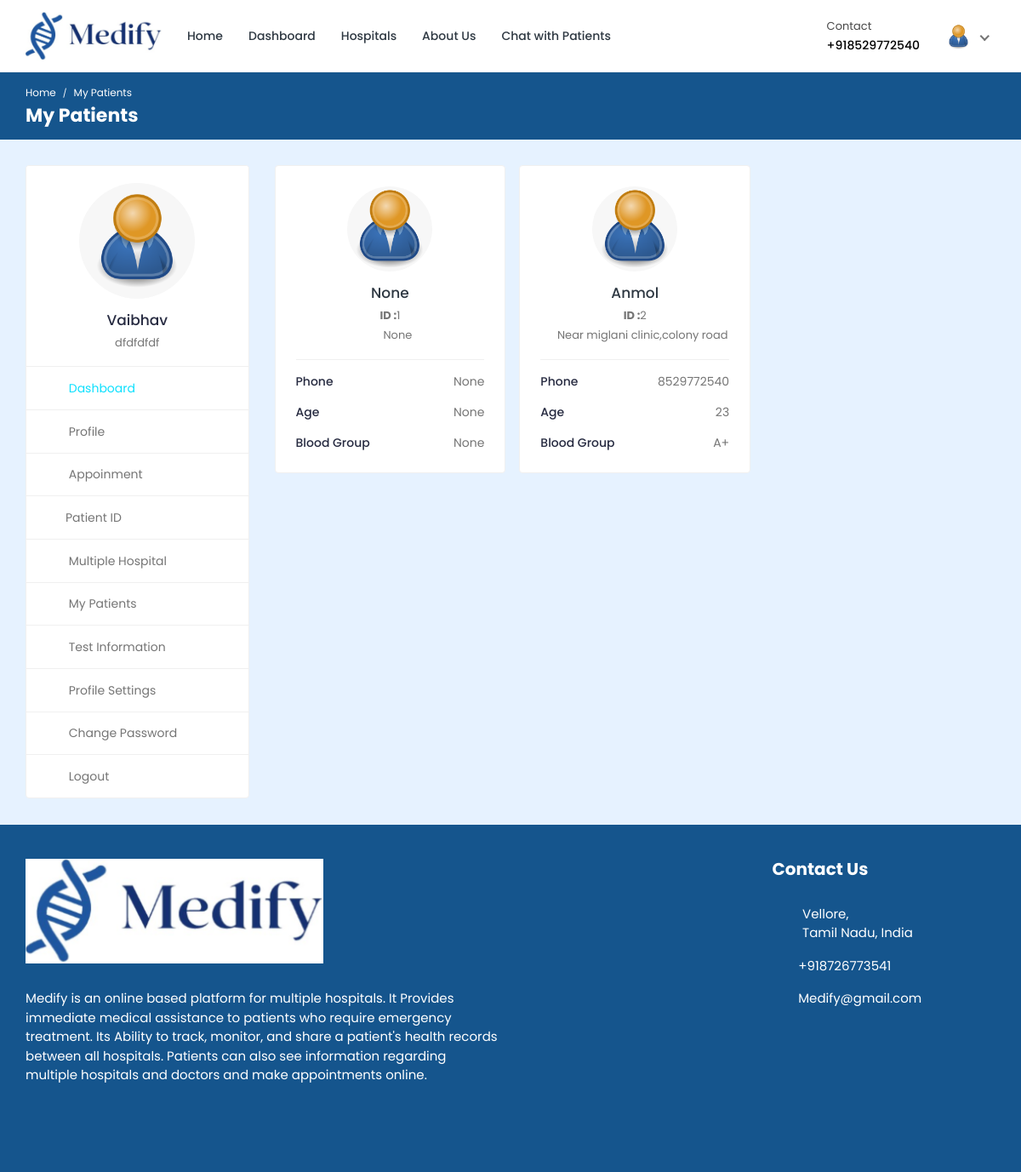
/doctor/my-patients/ (signed in), run on the app's committed database.
### doctor/models.py (models this page shows, shortened)
class Doctor_Information(models.Model):
    DOCTOR_TYPE = (
        ('Cardiologists', 'Cardiologists'),
        ('Neurologists', 'Neurologists'),
        ('Pediatricians', 'Pediatricians'),
        ('Physiatrists', 'Physiatrists'),
        ('Dermatologists', 'Dermatologists'),
    )
    doctor_id = models.AutoField(primary_key=True)
    user = models.OneToOneField(User, on_delete=models.CASCADE, null=True, blank=True, related_name='profile')
    name = models.CharField(max_length=200, null=True, blank=True)
    username = models.CharField(max_length=200, null=True, blank=True)
    gender = models.CharField(max_length=200, null=True, blank=True)
    description = models.TextField(max_length=1000, null=True, blank=True)
    department = models.CharField(max_length=200, choices=DOCTOR_TYPE, null=True, blank=True)
    department_name = models.ForeignKey(hospital_department, on_delete=models.SET_NULL, null=True, blank=True)
    specialization = models.ForeignKey(specialization, on_delete=models.SET_NULL, null=True, blank=True)
    featured_image = models.ImageField(upload_to='doctors/', default='doctors/user-default.png', null=True, blank=True)
    certificate_image = models.ImageField(upload_to='doctors_certificate/', default='doctors_certificate/default.png', null=True, blank=True)
    email = models.EmailField(max_length=200, null=True, blank=True)
    phone_number = models.CharField(max_length=200, null=True, blank=True)
    nid = models.CharField(max_length=200, null=True, blank=True)
    visiting_hour = models.CharField(max_length=200, null=True, blank=True)
    consultation_fee = models.IntegerField(null=True, blank=True)
    report_fee = models.IntegerField(null=True, blank=True)
    dob = models.CharField(max_length=200, null=True, blank=True)
    institute = models.CharField(max_length=200, null=True, blank=True)
    degree = models.CharField(max_length=200, null=True, blank=True)
    completion_year = models.CharField(max_length=200, null=True, blank=True)
    work_place = models.CharField(max_length=200, null=True, blank=True)
    designation = models.CharField(max_length=200, null=True, blank=True)
    start_year = models.CharField(max_length=200, null=True, blank=True)
    end_year = models.CharField(max_length=200, null=True, blank=True)
    register_status =  models.CharField(max_length=200, null=True, blank=True)
    hospital_name = models.ForeignKey(Hospital_Information, on_delete=models.SET_NULL, null=True, blank=True)

class Appointment(models.Model):
    APPOINTMENT_TYPE = (
        ('report', 'report'),
        ('checkup', 'checkup'),
    )
    APPOINTMENT_STATUS = (
        ('pending', 'pending'),
        ('confirmed', 'confirmed'),
        ('cancelled', 'cancelled'),
    )
    id = models.AutoField(primary_key=True)
    date = models.DateField(null=True, blank=True)
    time = models.CharField(max_length=200, null=True, blank=True)
    doctor = models.ForeignKey(Doctor_Information, on_delete=models.CASCADE, null=True, blank=True)
    patient = models.ForeignKey(Patient, on_delete=models.CASCADE, null=True, blank=True)
    appointment_type = models.CharField(max_length=200, choices=APPOINTMENT_TYPE)
    appointment_status = models.CharField(max_length=200, choices=APPOINTMENT_STATUS)
    serial_number = models.CharField(max_length=200, null=True, blank=True)
    payment_status = models.CharField(max_length=200, null=True, blank=True, default='pending')
    transaction_id = models.CharField(max_length=255, null=True, blank=True)
    message = models.CharField(max_length=255, null=True, blank=True)

### hospital_admin/models.py (models this page shows, shortened)
class specialization(models.Model):
    specialization_id = models.AutoField(primary_key=True)
    specialization_name = models.CharField(max_length=200, null=True, blank=True)
    hospital = models.ForeignKey(Hospital_Information, on_delete=models.CASCADE, null=True, blank=True)

### hospital/models.py (models this page shows, shortened)
class Patient(models.Model):
    patient_id = models.AutoField(primary_key=True)
    user = models.OneToOneField(User, on_delete=models.CASCADE, null=True, blank=True, related_name='patient')
    name = models.CharField(max_length=200, null=True, blank=True)
    username = models.CharField(max_length=200, null=True, blank=True)
    age = models.IntegerField(null=True, blank=True)
    email = models.EmailField(max_length=200, null=True, blank=True)
    phone_number = models.IntegerField(null=True, blank=True)
    address = models.CharField(max_length=200, null=True, blank=True)
    featured_image = models.ImageField(upload_to='patients/', default='patients/user-default.png', null=True, blank=True)
    blood_group = models.CharField(max_length=200, null=True, blank=True)
    history = models.CharField(max_length=200, null=True, blank=True)
    dob = models.CharField(max_length=200, null=True, blank=True)
    nid = models.CharField(max_length=200, null=True, blank=True)
    serial_number = models.CharField(max_length=200, null=True, blank=True)
    login_status = models.CharField(max_length=200, null=True, blank=True, default="offline")

### doctor/views.py (the view)
# urls.py: path('my-patients/', views.my_patients, name='my-patients'),
@csrf_exempt
@login_required(login_url="doctor-login")
def my_patients(request):
    if request.user.is_doctor:
        doctor = Doctor_Information.objects.get(user=request.user)
        appointments = Appointment.objects.filter(doctor=doctor).filter(appointment_status='confirmed')
    else:
        redirect('doctor-logout')
    context = {'doctor': doctor, 'appointments': appointments}
    return render(request, 'my-patients.html', context)

### templates/my-patients.html (shortened to what this page needs)
{% load static %}
<!DOCTYPE html>
<html lang="en">
<head>
		<link rel="stylesheet" href="{% static 'HealthStack-System/css/Normal/bootstrap.min.css' %}">
		<link rel="stylesheet" href="{% static 'HealthStack-System/plugins/Normal/fontawesome/css/fontawesome.min.css' %}">
		<link rel="stylesheet" href="{% static 'HealthStack-System/plugins/Normal/fontawesome/css/all.min.css' %}">
		<link rel="stylesheet" href="{% static 'HealthStack-System/css/Normal/style.css' %}">
	</head>
	<body>
		<div class="main-wrapper">
			<header class="header">{% include 'doctor-navbar.html' %}</header>
			<div class="breadcrumb-bar">
				<div class="container-fluid">
					<div class="row align-items-center">
						<div class="col-md-12 col-12">
							<nav aria-label="breadcrumb" class="page-breadcrumb">
								<ol class="breadcrumb">
									<li class="breadcrumb-item"><a href="{% url 'doctor-dashboard' %}">Home</a></li>
									<li class="breadcrumb-item active" aria-current="page">My Patients</li>
								</ol>
							</nav>
							<h2 class="breadcrumb-title">My Patients</h2>
						</div>
					</div>
				</div>
			</div>
			<div class="content">
				<div class="container-fluid">
					<div class="row">
						<div class="col-md-5 col-lg-4 col-xl-3 theiaStickySidebar">
							<div>{% include 'doctor-sidebar.html' %}</div>
						</div>
						<div class="col-md-7 col-lg-8 col-xl-9">
							<div class="row row-grid">
								{% for appointment in appointments %}
								<div class="col-md-6 col-lg-4 col-xl-3">
									<div class="card widget-profile pat-widget-profile">
										<div class="card-body">
											<div class="pro-widget-content">
												<div class="profile-info-widget">
													<a href="{% url 'patient-profile' pk=appointment.patient.patient_id %}" class="booking-doc-img">
														<img src="{{appointment.patient.featured_image.url}}" alt="User Image">
													</a>
													<div class="profile-det-info">
														<h3><a href="{% url 'patient-profile' pk=appointment.patient.patient_id %}">{{appointment.patient.name}}</a></h3>
														<div class="patient-details">
															<h5><b>ID :</b>{{appointment.patient.patient_id}}</h5>
															<h5 class="mb-0"><i class="fas fa-map-marker-alt"></i>{{appointment.patient.address}}</h5>
														</div>
													</div>
												</div>
											</div>
											<div class="patient-info">
												<ul>
													<li>Phone <span>{{appointment.patient.phone_number}}</span></li>
													<li>Age <span>{{appointment.patient.age}}</span></li>
													<li>Blood Group <span>{{appointment.patient.blood_group}}</span></li>
												</ul>
											</div>
										</div>
									</div>
								</div>
								{% endfor %}
							</div>
						</div>
					</div>
				</div>
			</div>
			{% include 'footer.html' %}
		</div>
	</body>
</html>

### templates/doctor-navbar.html (shortened to what this page needs)
{% load static %}
<nav class="navbar navbar-expand-lg header-nav">
  <div class="navbar-header">
    <a href="{% url 'hospital_home'%}" class="navbar-brand logo">
      <img
        src="{% static 'HealthStack-System/images/Normal/logo.png' %}"
        class="img-fluid"
        alt="Logo"
      />
    </a>
  </div>
  <div class="main-menu-wrapper">
    <ul class="main-nav">
      <li>
        <a href="{% url 'hospital_home'%}">Home</a>
      </li>
      <li>
        <a href="{% url 'doctor-dashboard'%}">Dashboard</a>
      </li>
      <li><a href="{% url 'multiple-hospital' %}" style="text-decoration: none;">Hospitals</a></li>
      <li>
        <a href="{% url 'about-us'%}">About Us</a>
      </li>
      <li>
        <a href="{% url 'chat-home' pk=user.id %}">Chat with Patients</a>
      </li>
    </ul>
  </div>
  <ul class="nav header-navbar-rht">
    <li class="nav-item contact-item">
      <div class="header-contact-img">
        <i class="far fa-hospital"></i>
      </div>
      <div class="header-contact-detail">
        <p class="contact-header">Contact</p>
        <p class="contact-info-header">+91{{doctor.phone_number}}</p>
      </div>
    </li>
    <li class="nav-item dropdown has-arrow logged-item">
      <a href="#" class="dropdown-toggle nav-link" data-toggle="dropdown">
        <span class="user-img">
          <img
            class="rounded-circle"
            src="{{ doctor.featured_image.url }}"
            width="31"
            alt="Darren Elder"
          />
        </span>
      </a>
    </li>
  </ul>
</nav>

### templates/doctor-sidebar.html (shortened to what this page needs)
{% load static %}
<div class="profile-sidebar">
  <div class="widget-profile pro-widget-content">
    <div class="profile-info-widget">
      <a href="#" class="booking-doc-img">
        <img
          src="{{ doctor.featured_image.url }}"
          alt="User Image"
        />
      </a>
      <div class="profile-det-info">
        <h3>{{ doctor.name }}</h3>
        <div class="patient-details">
          <h5 class="mb-0">{{doctor.specialization.specialization_name}}</h5>
        </div>
      </div>
    </div>
  </div>
  <div class="dashboard-widget">
    <nav class="dashboard-menu sidebar">
      <ul>
        <li class="active">
          <a href="{% url 'doctor-dashboard' %}">
            <i class="fas fa-columns"></i>
            <span>Dashboard</span>
          </a>
        </li>
        <li>
        <a href="{% url 'doctor-profile' pk=doctor.doctor_id %}">
          <i class="fas fa-user"></i>
          <span>Profile</span>
        </a>
      </li>
        <li>
          <a href="{% url 'appointments'%}">
            <i class="fas fa-user-circle"></i>
            <span>Appoinment</span>
          </a>
        </li>
        <li class="nav-item has-submenu">
            <a href="#" class="nav-link"><i class="fas fa-search"></i><span>Patient ID</span></a>
        </li>
        <li>
          <a href="{% url 'multiple-hospital' %}">
            <i class="fas fa-hospital"></i>
            <span>Multiple Hospital</span>
          </a>
      </li>
        <li>
          <a href="{% url 'my-patients' %}">
            <i class="fas fa-user-injured"></i>
            <span>My Patients</span>
          </a>
        </li>
        <li>
          <a href="{% url 'doctor-test-list'%}" target="_blank">
            <i class="fas fa-hourglass-start"></i>
            <span>Test Information</span>
          </a>
        </li>
        <li>
          <a
            href="{% url 'doctor-profile-settings' %}"
          >
            <i class="fas fa-user-cog"></i>
            <span>Profile Settings</span>
          </a>
        </li>
        <li>
          <a href="{% url 'doctor-change-password' pk=user.id%}">
            <i class="fas fa-lock"></i>
            <span>Change Password</span>
          </a>
        </li>
        <li>
          <a href="{% url 'doctor-logout'%}">
            <i class="fas fa-sign-out-alt"></i>
            <span>Logout</span>
          </a>
        </li>
      </ul>
    </nav>
  </div>
</div>

### data on the page
Doctor_Information: phone_number "8529772540", featured_image (placeholder picture), name "Vaibhav", specialization.specialization_name "dfdfdfdf"
Appointment: patient.featured_image (placeholder picture), patient.name "None", patient.patient_id "1", patient.address "None", patient.phone_number "None", patient.age "None", patient.blood_group "None"
Appointment: patient.featured_image (placeholder picture), patient.name "Anmol", patient.patient_id "2", patient.address "Near miglani clinic,colony road", patient.phone_number "8529772540", patient.age "23", patient.blood_group "A+"
